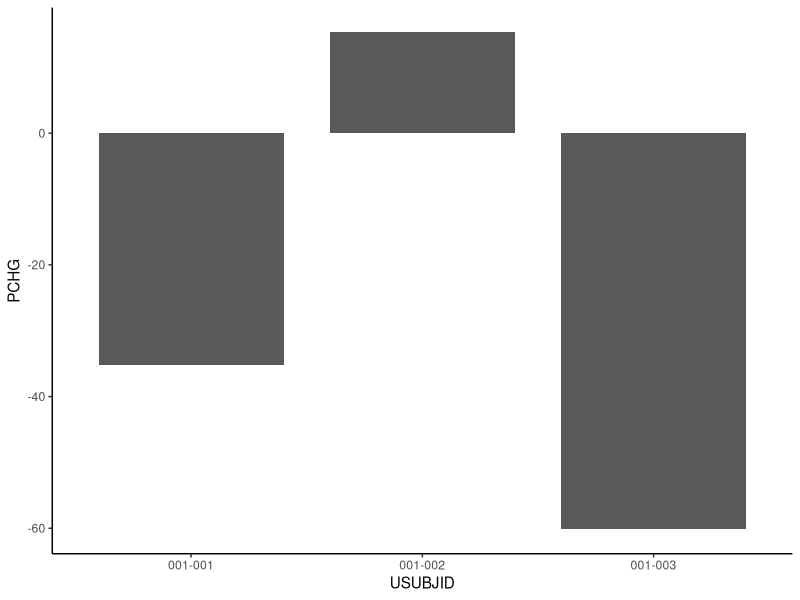
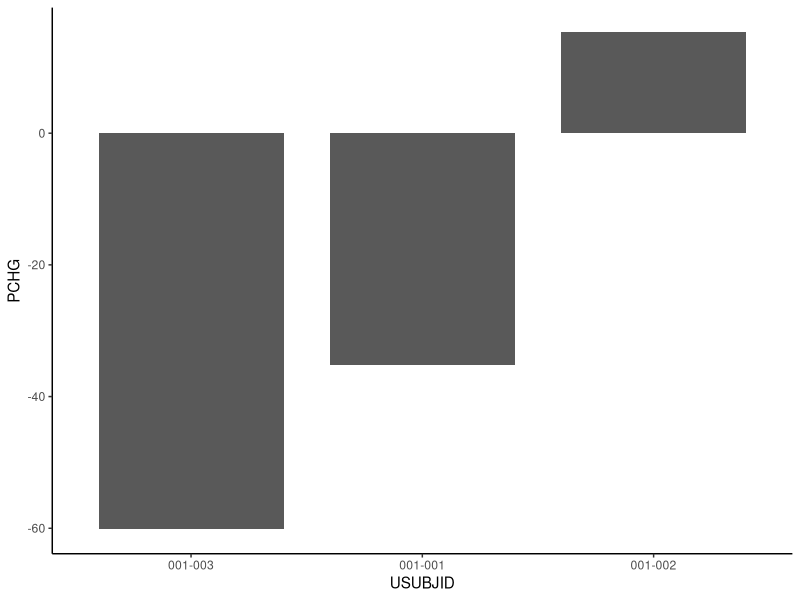

These figures' R source, in order:
## ---- chunk 1
#| message: false
#| warning: false
library(tidyverse)
library(tibble)
## ---- chunk 2
adrs_raw <- tibble(
  USUBJID = c("001-001","001-001","001-001",
              "001-002","001-002",
              "001-003","001-003","001-003"),
  TRTA    = c(rep("Treatment A", 3),
              rep("Treatment A", 2),
              rep("Treatment B", 3)),
  AVISIT  = c("Week 6","Week 12","Week 18",
              "Week 6","Week 12",
              "Week 6","Week 12","Week 18"),
  PCHG    = c(-20.5, -35.2, -28.1,
               15.3,  22.4,
              -45.0, -60.1, -55.3)
)

adrs_raw
## ---- chunk 3
# ✅ With slice_min: done in one line
best_pchg <- adrs_raw %>%
  group_by(USUBJID, TRTA) %>%
  slice_min(order_by = PCHG, n = 1, with_ties = FALSE) %>%
  ungroup()

best_pchg
## ---- chunk 4
visits <- tibble(
  USUBJID = c("001-001","001-001","001-001",
              "001-002","001-002",
              "001-003","001-003","001-003"),
  ADY     = c(1, 43, 85,
              1, 43,
              1, 43, 85),
  AVALC   = c("SD","PR","CR",
              "SD","PD",
              "SD","SD","PD"),
  AENDY   = c(85, 85, 85,
              65, 65,
              85, 85, 85),
  DISC    = c(FALSE,FALSE,FALSE,
              TRUE, TRUE,
              FALSE,FALSE,FALSE)
)
## ---- chunk 5
seg <- visits %>%
  arrange(USUBJID, ADY) %>%
  group_by(USUBJID) %>%
  mutate(
    next_ADY = lead(ADY),
    is_last  = is.na(next_ADY),

    # ✅ case_when: clean and readable
    XEND = case_when(
      !is_last          ~ next_ADY,
      is_last &  DISC   ~ AENDY,
      is_last & !DISC   ~ ADY
    )
  ) %>%
  ungroup()

seg %>% select(USUBJID, ADY, AVALC, DISC, AENDY, XEND)
## ---- chunk 6
wf_ <- tibble(
  USUBJID = c("001-003","001-001","001-002"),
  PCHG    = c(-60.1, -35.2, 15.3)
)
## ---- chunk 7
# ❌ Without factor: ggplot sorts alphabetically
ggplot(wf_, aes(x = USUBJID, y = PCHG)) +
  geom_col(width = 0.8) +
  theme_classic()
## ---- chunk 8
# ✅ arrange first, then lock with factor
wf_data <- wf_ %>%
  arrange(PCHG) %>%
  mutate(USUBJID = factor(USUBJID, levels = USUBJID))

ggplot(wf_data, aes(x = USUBJID, y = PCHG)) +
  geom_col(width = 0.8) +
  theme_classic()

levels(wf_data$USUBJID)
## ---- chunk 9
adrs <- tibble(
  USUBJID = sprintf("001-%03d", 1:6),
  TRTA    = c(rep("Pembrolizumab 200mg", 3),
              rep("Placebo", 3)),
  PCHG    = c(-40, -25, 10, 5, 20, 35)
)

# ❌ Hardcoded: breaks whenever arm names change
arm_hardcode <- c("Pembrolizumab 200mg", "Placebo")
arm_hardcode

# ✅ Dynamic: works regardless of arm names
arm_levels <- levels(factor(adrs$TRTA))
arm_levels

# Colours mapped dynamically
ARM_COLS <- setNames(c("#BC3C29", "#0072B5"), arm_levels)
ARM_COLS
## ---- chunk 10
# subj_order: sorted by DURATION descending
# 001-003 (200) > 001-001 (150) > 001-002 (80)
subj_order <- c("001-003", "001-001", "001-002")

arm_prefix_map <- c(
  "Treatment A" = "TRT-A",
  "Treatment B" = "TRT-B"
)

subj_info <- tibble(
  USUBJID  = c("001-001","001-002","001-003"),
  TRTA     = c("Treatment A","Treatment A","Treatment B"),
  DURATION = c(150, 80, 200)
) %>%
  mutate(Y_LABEL = paste(arm_prefix_map[TRTA], USUBJID))

# ❌ Without match: order follows alphabetical default
subj_info$Y_LABEL

# ✅ With match: forces the exact order of subj_order
y_label_order <- subj_info %>%
  arrange(match(USUBJID, subj_order)) %>%
  pull(Y_LABEL)

y_label_order
